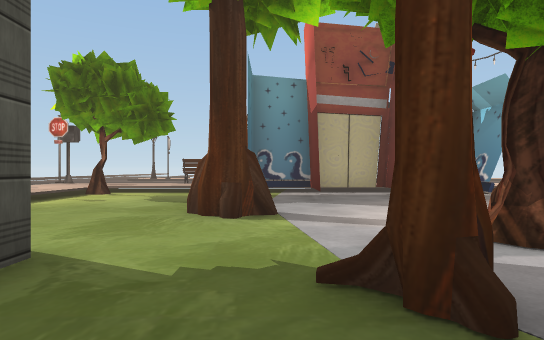
View 1 (above)

16 first-person views from a walk through a Unity game level. The camera is 1.2 m above the floor, looks level and sees 75° across. The floor is counted in squares, 2 m on a side. Each view is taken from the middle of a square. On the plan, view 1 faces up. The plan holds only what a view shows up to about 10 squares ahead; the rest is blank. The place goes on beyond the plan. The player is left out. Some surface patterns are stand-ins.

View 2
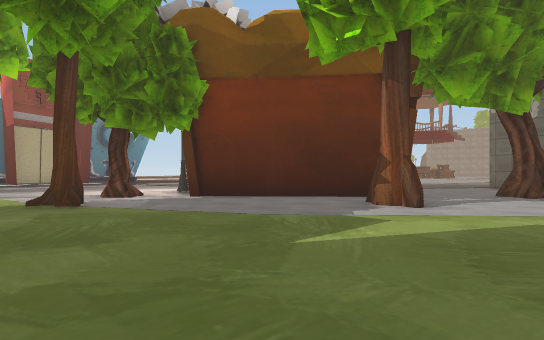

View 3
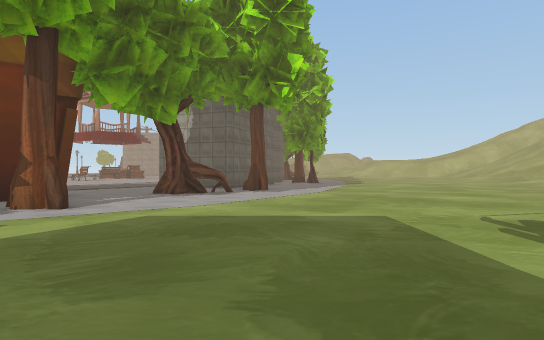

View 4
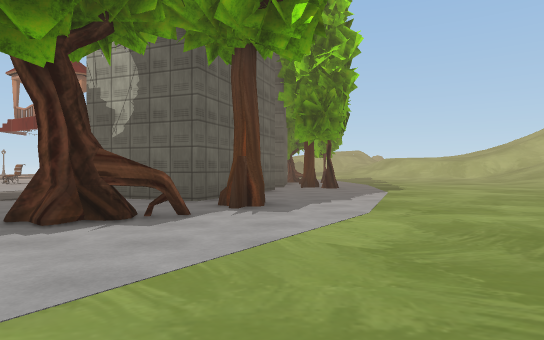

View 5
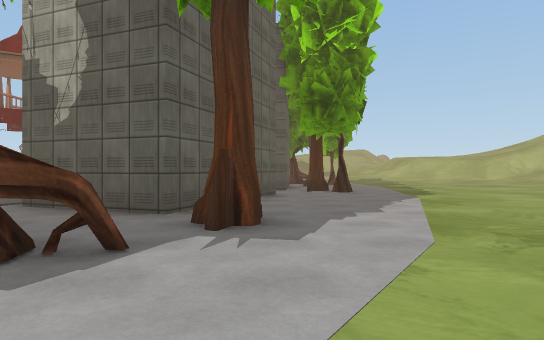

View 6
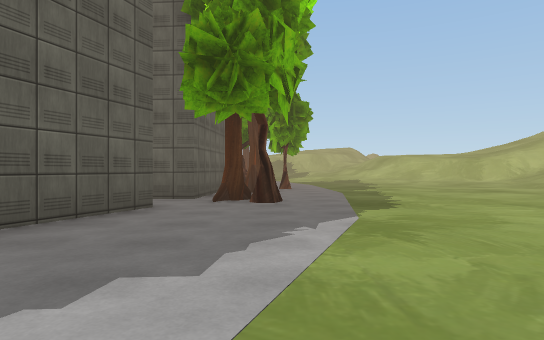

View 7
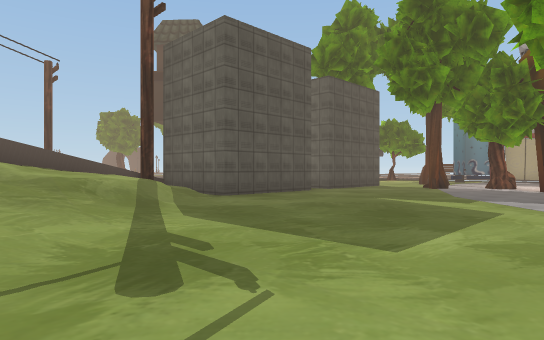

View 8
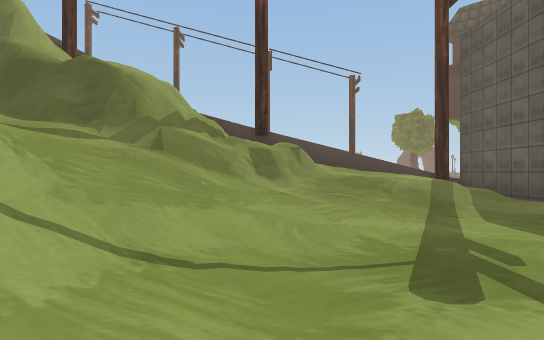

View 9
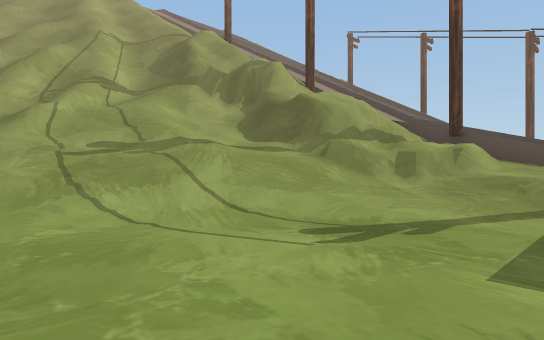

View 10
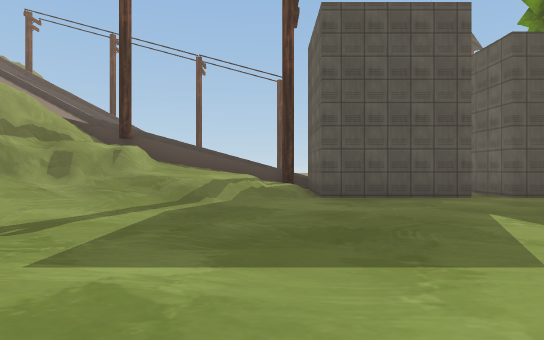

View 11
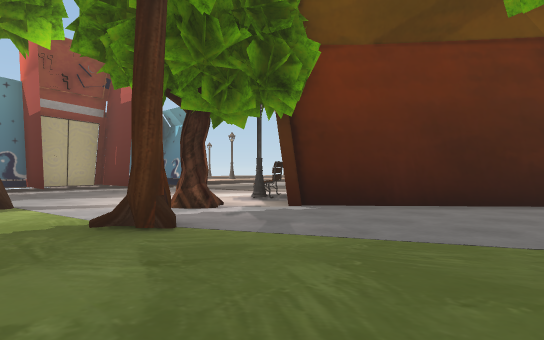

View 12
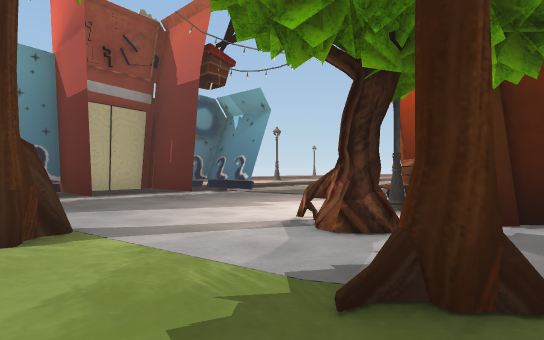

View 13
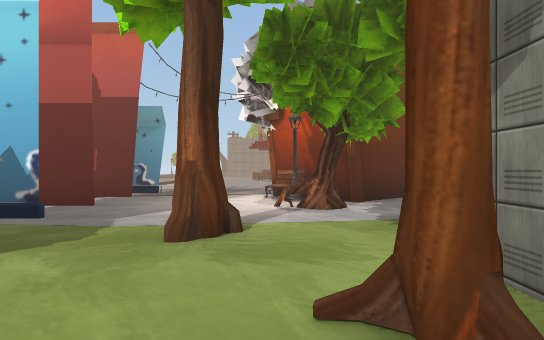

View 14
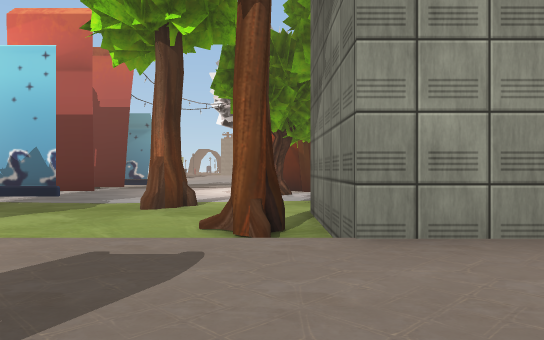

View 15
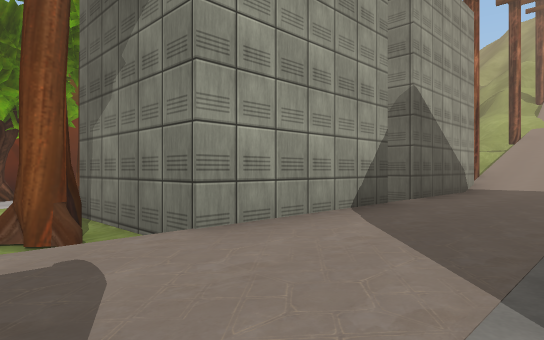

View 16
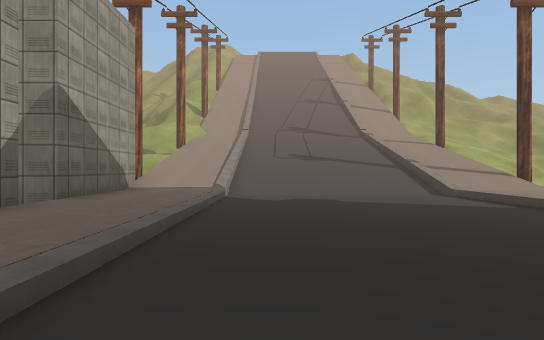

### Floor plan
Key: @ floor where view 1 was taken; # wall or solid block; . main floor; : floor 0.5 m higher than the main floor; / step, stairs or slope; = window, fence, low wall or low ledge; O other object.
Columns run from 15 left of view 1 to 19 right of it. Each row starts with its distance up from view 1.
 10          :::::
  9          ::O.. #####O
  8           :... ##.##..
  7           :....##.##..
  6            ..........
  5           :...OO......
  4        ./ :......O..O#
  3       ../::#O....O.O##
  2      .../::###..O..##
  1     ..../::# #......#
  0     ..../::###.@....##  O  ..
 -1    /..../::###.......#O......
 -2   :/..../::###......O......#
 -3   :/..../::###.........O...#
 -4  ::/..../::###.........OO.##
 -5 ://////////###..........O#####
 -6 =//////////////..........O...#.###
 -7          //////................O..#
 -8           //////...............O..O
 -9            //////..................
-10            =///////................
-11            =/////////..............
-12            /===////// ...  ........
-13             //#//////  ..   .......
-14             //=//////           ...

Positions as (right, up) in squares from view 1, and headings:
1: (0, 0), facing up
2: (-1, -5), facing up-right
3: (-1, -6), facing right
4: (4, -6), facing right
5: (6, -6), facing right
6: (9, -8), facing right
7: (5, -10), facing up-left
8: (5, -10), facing left
9: (6, -7), facing down-left
10: (6, -6), facing left
11: (-1, -2), facing up-right
12: (-1, 1), facing up-right
13: (-5, 4), facing right
14: (-7, 3), facing right
15: (-7, 4), facing down-right
16: (-8, 4), facing down
